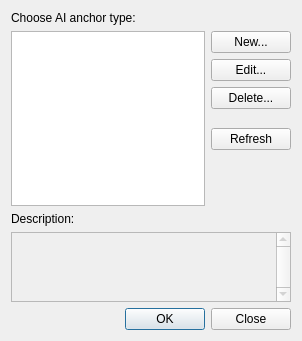
<?xml version="1.0" encoding="UTF-8"?>
<ui version="4.0">
 <class>CCustomActionDialog</class>
 <widget class="QDialog" name="CCustomActionDialog">
  <property name="geometry">
   <rect>
    <x>0</x>
    <y>0</y>
    <width>302</width>
    <height>341</height>
   </rect>
  </property>
  <property name="windowTitle">
   <string>Dialog</string>
  </property>
  <layout class="QVBoxLayout" name="verticalLayout_2" stretch="0,3,0,1,0">
   <item>
    <widget class="QLabel" name="labelListView">
     <property name="text">
      <string>Choose AI anchor type:</string>
     </property>
     <property name="buddy">
      <cstring>listView</cstring>
     </property>
    </widget>
   </item>
   <item>
    <layout class="QHBoxLayout" name="horizontalLayout">
     <item>
      <widget class="QListView" name="listView">
       <property name="editTriggers">
        <set>QAbstractItemView::NoEditTriggers</set>
       </property>
      </widget>
     </item>
     <item>
      <layout class="QVBoxLayout" name="verticalLayout">
       <item>
        <widget class="QPushButton" name="newButton">
         <property name="text">
          <string>New...</string>
         </property>
        </widget>
       </item>
       <item>
        <widget class="QPushButton" name="editButton">
         <property name="text">
          <string>Edit...</string>
         </property>
        </widget>
       </item>
       <item>
        <widget class="QPushButton" name="deleteButton">
         <property name="text">
          <string>Delete...</string>
         </property>
        </widget>
       </item>
       <item>
        <spacer name="verticalSpacer">
         <property name="orientation">
          <enum>Qt::Vertical</enum>
         </property>
         <property name="sizeType">
          <enum>QSizePolicy::Fixed</enum>
         </property>
         <property name="sizeHint" stdset="0">
          <size>
           <width>20</width>
           <height>13</height>
          </size>
         </property>
        </spacer>
       </item>
       <item>
        <widget class="QPushButton" name="refreshButton">
         <property name="text">
          <string>Refresh</string>
         </property>
        </widget>
       </item>
       <item>
        <spacer name="verticalSpacer_2">
         <property name="orientation">
          <enum>Qt::Vertical</enum>
         </property>
         <property name="sizeHint" stdset="0">
          <size>
           <width>20</width>
           <height>13</height>
          </size>
         </property>
        </spacer>
       </item>
      </layout>
     </item>
    </layout>
   </item>
   <item>
    <widget class="QLabel" name="labelTextEdit">
     <property name="text">
      <string>Description:</string>
     </property>
     <property name="buddy">
      <cstring>textEdit</cstring>
     </property>
    </widget>
   </item>
   <item>
    <widget class="QTextEdit" name="textEdit">
     <property name="enabled">
      <bool>false</bool>
     </property>
     <property name="verticalScrollBarPolicy">
      <enum>Qt::ScrollBarAlwaysOn</enum>
     </property>
    </widget>
   </item>
   <item>
    <widget class="QDialogButtonBox" name="buttonBox">
     <property name="orientation">
      <enum>Qt::Horizontal</enum>
     </property>
     <property name="standardButtons">
      <set>QDialogButtonBox::Close|QDialogButtonBox::Ok</set>
     </property>
    </widget>
   </item>
  </layout>
 </widget>
 <tabstops>
  <tabstop>listView</tabstop>
  <tabstop>newButton</tabstop>
  <tabstop>editButton</tabstop>
  <tabstop>deleteButton</tabstop>
  <tabstop>refreshButton</tabstop>
  <tabstop>textEdit</tabstop>
 </tabstops>
 <resources/>
 <connections>
  <connection>
   <sender>buttonBox</sender>
   <signal>accepted()</signal>
   <receiver>CCustomActionDialog</receiver>
   <slot>accept()</slot>
   <hints>
    <hint type="sourcelabel">
     <x>248</x>
     <y>254</y>
    </hint>
    <hint type="destinationlabel">
     <x>157</x>
     <y>274</y>
    </hint>
   </hints>
  </connection>
  <connection>
   <sender>buttonBox</sender>
   <signal>rejected()</signal>
   <receiver>CCustomActionDialog</receiver>
   <slot>reject()</slot>
   <hints>
    <hint type="sourcelabel">
     <x>316</x>
     <y>260</y>
    </hint>
    <hint type="destinationlabel">
     <x>286</x>
     <y>274</y>
    </hint>
   </hints>
  </connection>
 </connections>
</ui>
